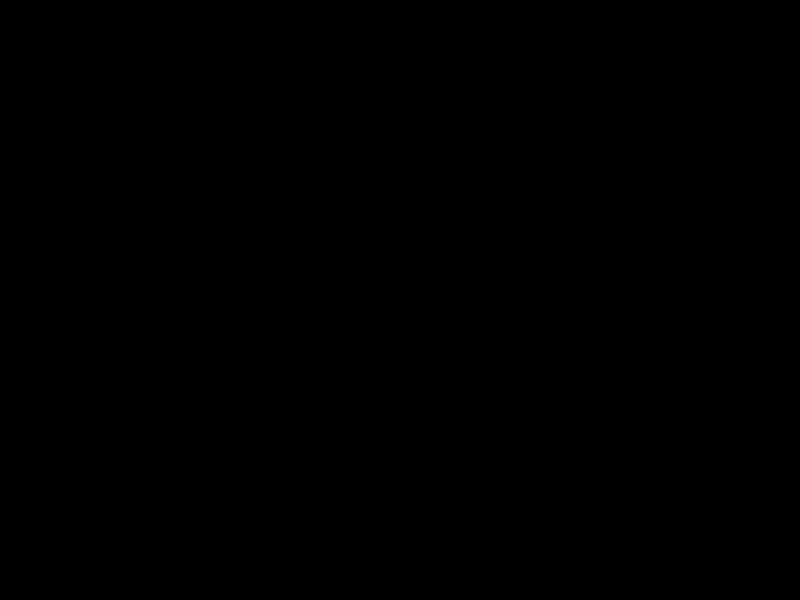
Frame 1 (no input)
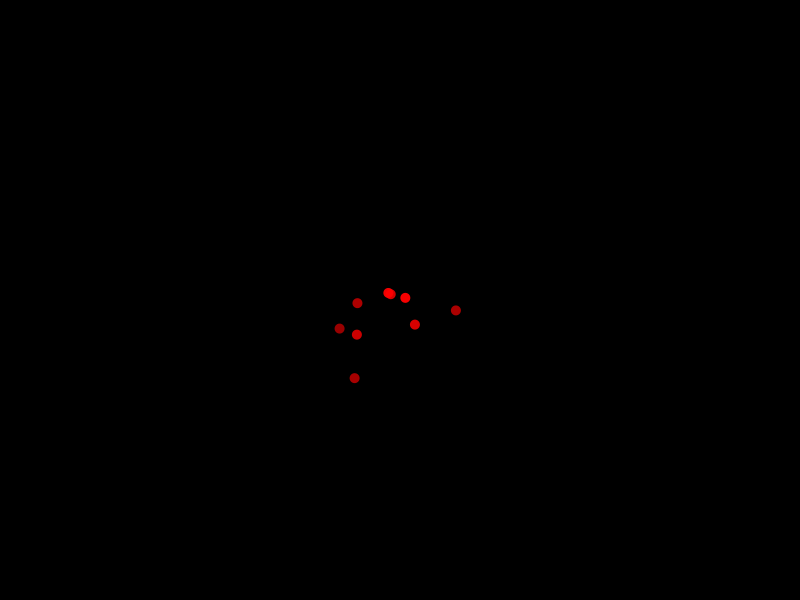
Frame 60 (the mouse pressed at the canvas centre just before this capture)
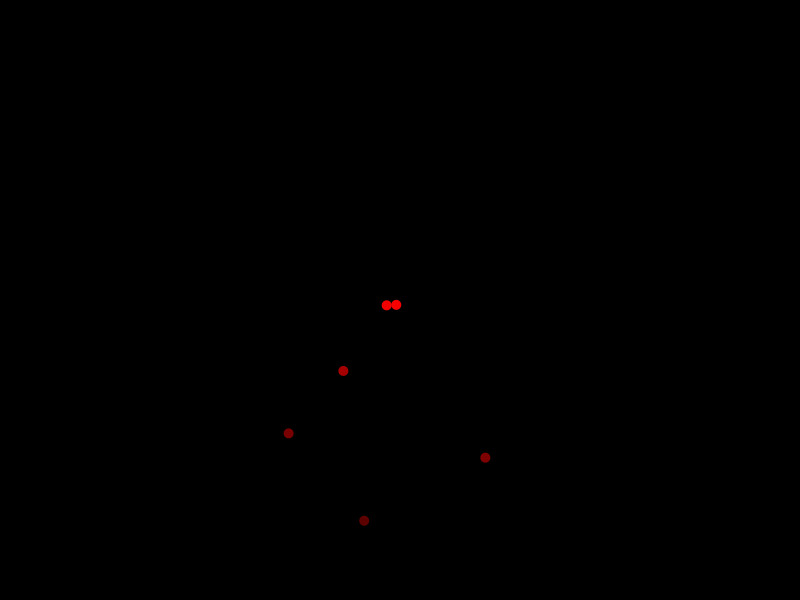
Frame 120 (the mouse held since frame 60 and released just before this capture)

The Processing sketch that drew these frames (run headless with seeded random() and noise(); from frame 60 on, the mouse is pressed at the canvas centre):

// Processing sketch: mediatutorial_3_4
// ── mediatutorial_3_4.pde
import java.util.ArrayList; // Import ArrayList for storing particles

class Particle {
    float x, y, speedX, speedY;
    float lifespan;

    Particle(float x, float y) {
        this.x = x;
        this.y = y;
        speedX = random(-2, 2);
        speedY = random(-2, 2);
        lifespan = 255; // Full opacity at the start
    }

    void update() {
        x += speedX;
        y += speedY;
        speedY += 0.1; // Simulate gravity
        lifespan -= 2; // Decrease lifespan over time
    }

    void display() {
        noStroke();
        fill(255, 0, 0, lifespan); // Use lifespan for transparency
        ellipse(x, y, 10, 10);
    }
}

ArrayList<Particle> particles = new ArrayList<Particle>(); // List to store particles

void setup() {
    size(800, 600); // Set canvas size
}

void draw() {
    background(0); // Clear the background with black
    if (random(1) < 0.1) {
        particles.add(new Particle(width/2, height/2)); // Add new particles at the center
    }
    for (int i = particles.size() - 1; i >= 0; i--) {
        Particle p = particles.get(i);
        p.update();
        p.display();
        if (p.y > height || p.lifespan <= 0) {
            particles.remove(i); // Remove particles that fall below the screen or have expired
        }
    }
}
